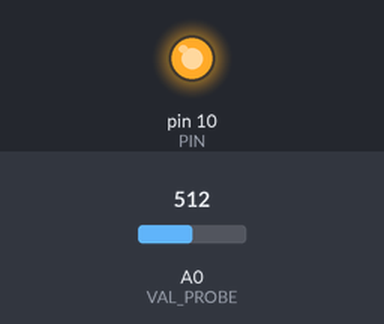
The sketch below on a simulated Arduino Uno, built with avr-gcc and run on an emulated ATmega328P. Shown: output pins drawn as LEDs (lit = HIGH). The test bench sets the inputs (shaded band); at power-on: A0 (VAL_PROBE) = 512. What the sketch prints to the serial monitor is not drawn.

Above: at 0.1 s.
Timing chart, 0 to 1.6 s (numbered marks = the images above):
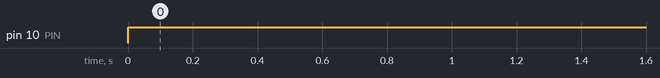

Measured:
- by itself, pin 10 (PIN): LOW → HIGH at 0.00 s

The sketch:

water_alarm.ino
```cpp
#define PIN 10
#define VAL_PROBE 0

#define ADC_MAX 1023
#define WATER_LEVEL 500
#define ALARM_TIME_MS (10UL*60*1000)
//The setup function is called once at startup of the sketch
void setup()
{
// Add your initialization code here
    Serial.begin(115200);
    pinMode(PIN, OUTPUT);
}

void SetAlarm(bool newState) {
    static unsigned long ulStartTime = 0;
    static bool status = false;

    if(!status && newState) {
        //if alarm is not started and request is ON
        status = true;
        ulStartTime = millis();
        digitalWrite(PIN, true);
    }

    //check for alarm period
    unsigned long ulTime = millis();
    if((ulTime - ulStartTime) > ALARM_TIME_MS) {
        //stop alarm
        digitalWrite(PIN, false);
    }


}

// The loop function is called in an endless loop
void loop()
{
//Add your repeated code here
    static uint8_t count = 0;
    count++;
    char buffer[20];
    sprintf(buffer, "Loop %d", count);
    Serial.println(buffer);

    uint16_t water = ADC_MAX - analogRead(VAL_PROBE);
    sprintf(buffer, "Water %d", water);
    Serial.println(buffer);

    SetAlarm(water >= WATER_LEVEL);

    delay(1000);
}
```
